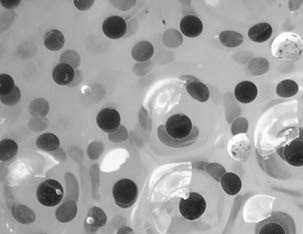
#> input picture input_image_1.jpg, 303 x 234 px
$ python count_eggs_4.py input_image_1.jpg 5 out.png
#> lines starting #> are read from the running program, lines starting #| are printed output that depends on the picture; after the words box and inside, x2 and y2 are one past the last pixel; in counts of white or black regions, pixels touching at a corner belong together
import cv2,random,os,sys,numpy as np
from collections import defaultdict


def count_eggs():

    if len(sys.argv) != 4:
        print('please input correct arguments')
        print('exmaple: python count_eggs_4.py binary_image.jpg n output_eggs.jpg  ')
        sys.exit()
    else:
        if not os.path.exists(sys.argv[1]):
            print('input picture dose not exit!')
            sys.exit()

        image = cv2.imread(sys.argv[1],0)
#> image is the input picture: shape (234, 303); min 22, max 255, mean 159.2

        #image = cv2.threshold(image, 127, 255, cv2.THRESH_BINARY)[1]
        image[image<=127] = 0
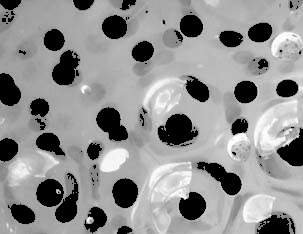
#> image: shape (234, 303); 18.12% of pixels changed, all inside (x1, y1, x2, y2) = (0, 0, 303, 234)
        image[image>127] = 255
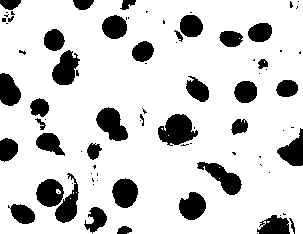
#> image: shape (234, 303); 81.9% white; 83 black regions (46 under 20 px), largest, box (x1, y1, x2, y2) and area: (158, 114, 198, 146) 828, (96, 107, 128, 141) 675, (197, 162, 242, 195) 651

        image_padding = np.ones((image.shape[0]+2,image.shape[1]+2))
        image_padding*255
        image_padding[1:-1,1:-1] = image

        L = [] # labels
        image_padding[image_padding == 1] = 255
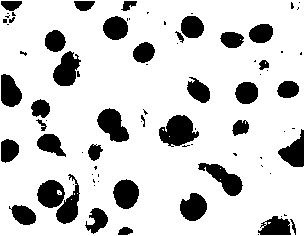
#> image_padding: shape (236, 305) float64; 82.2% white; 83 black regions (46 under 20 px), largest, box (x1, y1, x2, y2) and area: (159, 115, 199, 147) 828, (97, 108, 129, 142) 675, (198, 163, 243, 196) 651
        # print(image_padding)
        label = np.zeros_like(image_padding)

        # find neighbours
        def get_neighbour(i,j,con):
        #     print(i,j,type(i),type(j))
        #     print('find neighbours now...')
            neighbours = []

            up = i - 1
            down = i + 1
            left = j - 1
            right = j + 1

            con_4 = [(up,j),(i,left),(i,right),(down,j)]
            con_8 = [(up,left),(up,j),(up,right),(i,left),(i,right),(down,left),(down,j),(down,right)]

            if con == 4:
                for i in con_4:
                    if image_padding[i] != 255 and label[i] != 0:
                        neighbours.append(i)
            elif con == 8:
                for i in con_8:
                    if image_padding[i] != 255 and label[i] != 0:
                        neighbours.append(i)
            return neighbours

        # background 255
        height, width = image.shape
#> height = 234; width = 303
        linked = defaultdict(set)
        nextlabel = 1.0

        # first pass:
        for i in range(1,height+1):
            for j in range(1,width+1):
        #         print('point:',(i,j))
                if image_padding[i,j] != 255:
                    neighbours = get_neighbour(i,j,4)
                    if len(neighbours) == 0:
                        linked[nextlabel].add(nextlabel)
                        label[i,j] = nextlabel
                        nextlabel += 1
                    else:
                        L = [label[p] for p in neighbours]
                        label[i,j] = min(L)
                        for labels in list(set(L)):
                            for labels_ in list(set(L)):
                                linked[labels].add(labels_)
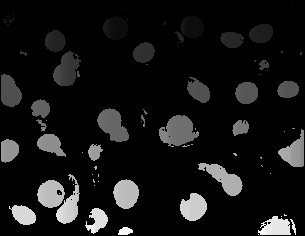
#> label: shape (236, 305) float64; min 0, max 325, mean 27.4; drawn with min black and max white

        # label is calculated

        # calculate equivalent label
        equivalent = list()

        for i in linked:
        #     print(linked[i])
            equivalent.append(list(linked[i]))

        out = []
        while len(equivalent)>0:
            first, rest = equivalent[0], equivalent[1:]
            first = set(first)

            lf = -1
            while len(first)>lf:
                lf = len(first)

                rest2 = []
                for r in rest:
                    if len(first.intersection(set(r)))>0:
                        first |= set(r)
                    else:
                        rest2.append(r)
                rest = rest2

            out.append(first)
            equivalent = rest

        countlabel = 1
        output = defaultdict(list) # equivalent label list
        for i in out:
            output[countlabel] = i
            countlabel += 1

        # find labels
        def find_labels(label):
            for i in output:
                if label in output[i]:
                    return i

        # second pass
        for i in range(1,height+1):
            for j in range(1,width+1):
                if image_padding[i,j] != 255:
                    label[i,j] = find_labels(label[i,j])
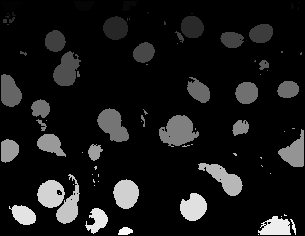
#> label: shape (236, 305) float64; 17.26% of pixels changed, all inside (x1, y1, x2, y2) = (1, 4, 304, 235); drawn with min black and max white

        # print(np.max(label))

        # count pixels
        unique, counts = np.unique(label, return_counts = True)
        a = dict(zip(unique,counts))

        right = [i for i in a if a[i]> int(sys.argv[2])][1:]

        faker = np.zeros_like(label)*255
        countt = 1
        for i in right:
            faker[label == i] = countt
            countt += 1

        # number of eggs counted
        print(int(np.max(faker)))
#| 49

        faker = faker[1:-1,1:-1] # remove padding
        # Map component labels to hue val
        label_hue = np.uint8(179*faker/np.max(faker))
        blank_ch = 255*np.ones_like(label_hue)
        labeled_img = cv2.merge([label_hue, blank_ch, blank_ch])

        # cvt to BGR for display
        labeled_img = cv2.cvtColor(labeled_img, cv2.COLOR_HSV2BGR)
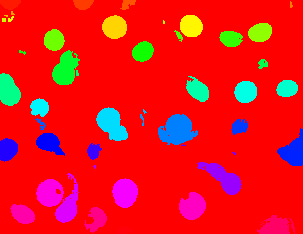
#> labeled_img: shape (234, 303, 3); mean B, G, R 29.1, 21.8, 229.6

        # set bg label to black
        labeled_img[label_hue==0] = 255
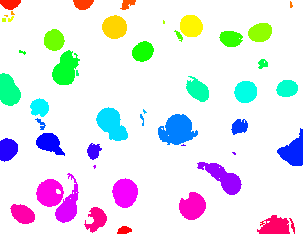
#> labeled_img: shape (234, 303, 3); mean B, G, R 238.2, 230.9, 229.6
        return labeled_img


if __name__ == "__main__":
    img = count_eggs()
    # cv2.imshow(sys.argv[3], labeled_img)
    cv2.imwrite(sys.argv[3],img)
    # cv2.waitKey(0)
    # cv2.destroyAllWindows()
